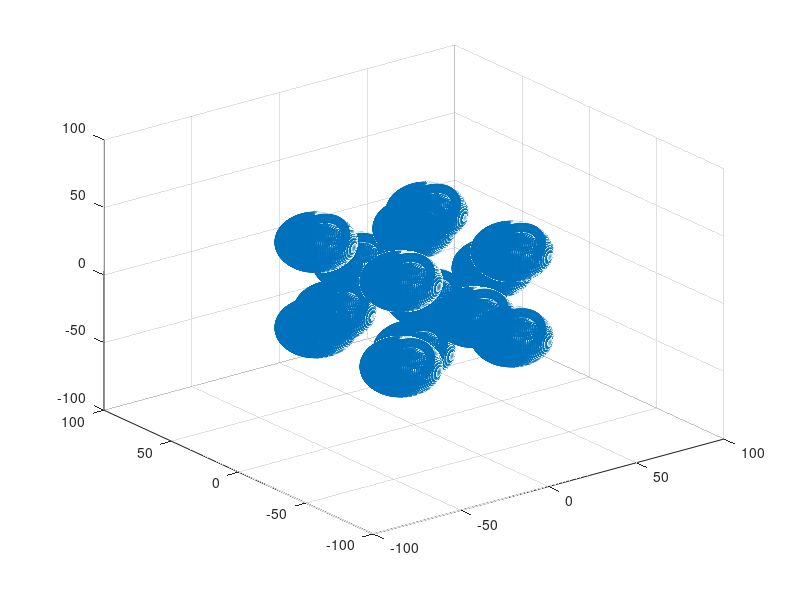

MATLAB code to generate this figure: (Note: this script raises an error after producing the figure.)
function main()
    addpath('astra\astra-1.9.0.dev11\tools')
    addpath('astra\astra-1.9.0.dev11\mex')
    simPath='THH/tilt/';
    GTPath='THH/stack/';
    nGrid = 256;
    [X, Y, Z] = meshgrid(linspace(-127.5,127.5, nGrid));
    QP = [X(:) Y(:) Z(:)];
    rng(999)
    betas = -90:3:90;
    %%%%%%%%%%%%%%%
    sampleVolume = 150;
    [x0,y0,z0] = sphere(100);x0 = x0(:);y0 = y0(:);z0 = z0(:);
    for sample = 1:sampleVolume
        disp(['current sample: ',num2str(sample),'/',num2str(sampleVolume)])
        simname=strcat(simPath,num2str(sample),'.tif');
        GTname=strcat(GTPath,num2str(sample),'.tif');

        t_rad = 5+rand()*15; %5~20 = 10
        x1 = x0 *t_rad;
        y1 = y0 *t_rad;
        z1 = z0 *t_rad;
        size = 60+rand()*40; %50~150 =100
        T = [x1+size/2,     y1+size/2,     z1+size/2;
             x1+size/2,     y1-size/2,     z1+size/2;
             x1-size/2,     y1-size/2,     z1+size/2;
             x1-size/2,     y1+size/2,     z1+size/2;
             
             x1+size/2,     y1+size/2,    z1-size/2;
             x1+size/2,     y1-size/2,    z1-size/2;
             x1-size/2,     y1-size/2,    z1-size/2;
             x1-size/2,     y1+size/2,    z1-size/2;
             
             
             
             x1,            y1,           z1+size*10/14;
             x1,            y1,           z1-size*10/14;
             x1,            y1+size*10/14,           z1;
             x1,            y1-size*10/14,           z1;
             x1+size*10/14,            y1,           z1;
             x1-size*10/14,            y1,           z1];

        scatter3(T(:,1),T(:,2),T(:,3))

        T = rand_rot_3D(T);
        T = rand_trans_3D(T);
        S = delaunayTriangulation(T);
        indexIntersect = (~isnan(pointLocation(S, QP)));
        mask = double(reshape(indexIntersect, [nGrid nGrid nGrid]));
        imSaver(mask,GTname)
        projs = projector(mask,betas,nGrid);
        imSaver(projs/max(projs(:)),simname)
    end
    
    
end

function vertices = rand_rot_3D(vertices)
    t = rand()*360;
    RZ1 = [cosd(t) -sind(t) 0;
          sind(t)  cosd(t) 0;
          0 0 1];  
    t = rand()*360;
    RX = [1           0            0;
           0 cosd(t) -sind(t);
          0 sind(t)  cosd(t)];
    t = rand()*360;
    RZ2 = [cosd(t) -sind(t) 0;
          sind(t)  cosd(t) 0;
          0 0 1];      
    vertices=vertices*RZ1;
    vertices=vertices*RX;
    vertices=vertices*RZ2;   
end

function vertices = rand_trans_3D(vertices)
    vertices = vertices + (rand([1,3])*10-5);
end

function proj = projector(mask,betas,nGrid)
    vol_geom = astra_create_vol_geom(nGrid,nGrid,nGrid);
    proj_geom = astra_create_proj_geom('parallel3d', 1.0, 1.0, nGrid, nGrid, betas/180*pi+pi/2); %carefully cabrilated, don't change
    [proj_id, proj_data] = astra_create_sino3d_cuda(permute(mask,[3,2,1]), proj_geom, vol_geom);%carefully cabrilated, don't change
    proj_data = permute(proj_data,[3,1,2]);%carefully cabrilated, don't change
    proj = proj_data;
    astra_mex_data3d('delete', proj_id);
end

function imSaver(im,path)
    for i = 1:size(im,3)
        if i==1
            imwrite(im(:, :, i), path, 'WriteMode', 'overwrite',  'Compression','none');
        else
            imwrite(im(:, :, i), path, 'WriteMode', 'append',  'Compression','none');
        end 
    end

end